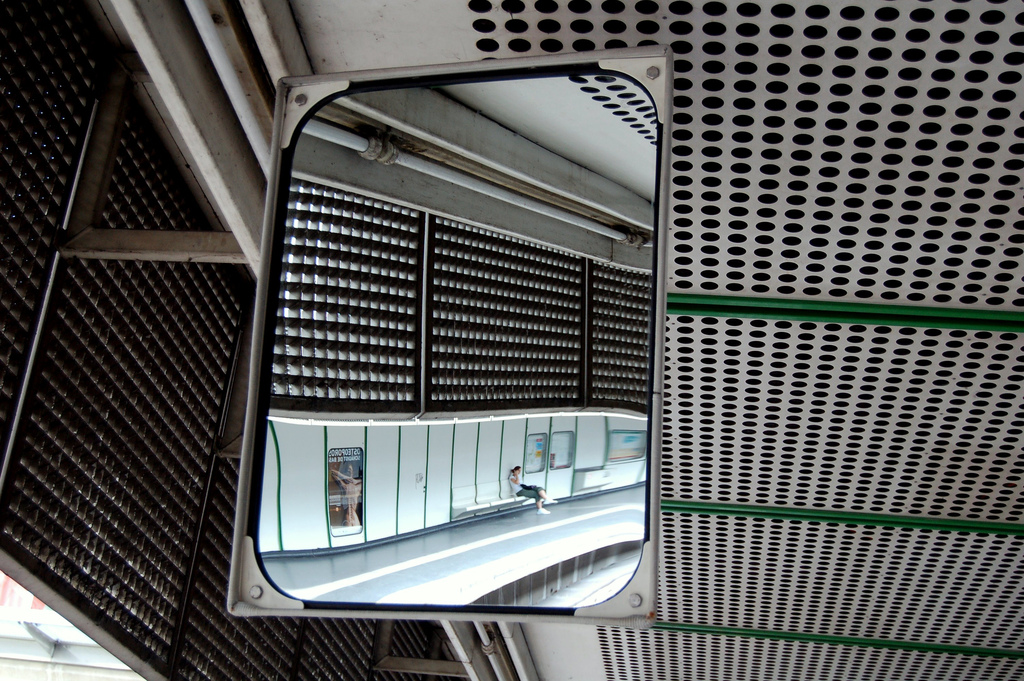
#> input picture liif/chosen_images/img004.png, 1024 x 681 px, found by its file name
$ python mark_image_region.py
#> lines starting #> are read from the running program, lines starting #| are printed output that depends on the picture
from PIL import Image, ImageDraw
import os

def mark_patch_with_box(input_path, center_x, center_y, patch_size_x, patch_size_y, output_folder, tag, width):
    # Open the image
#> called with center_x = 750, center_y = 500, patch_size_x = 200, patch_size_y = 200, output_folder = 'test_images', tag = '0000-test-crop-image', width = 7
    image = Image.open(input_path)
#> image is the input picture: PIL image 1024x681 RGB; mean R, G, B 85.8, 86.4, 84.8

    # Calculate the coordinates for cropping the patch
    left = center_x - patch_size_x // 2
    top = center_y - patch_size_y // 2
    right = left + patch_size_x
    bottom = top + patch_size_y

    # Draw a red rectangle around the patch
    draw = ImageDraw.Draw(image)
    draw.rectangle([left, top, right, bottom], outline="red", width=width)

    # Create the output folder if it doesn't exist
    if not os.path.exists(output_folder):
        os.makedirs(output_folder)

    # Save the modified image with the given tag
    output_path = os.path.join(output_folder, f"{tag}.png")
    image.save(output_path)
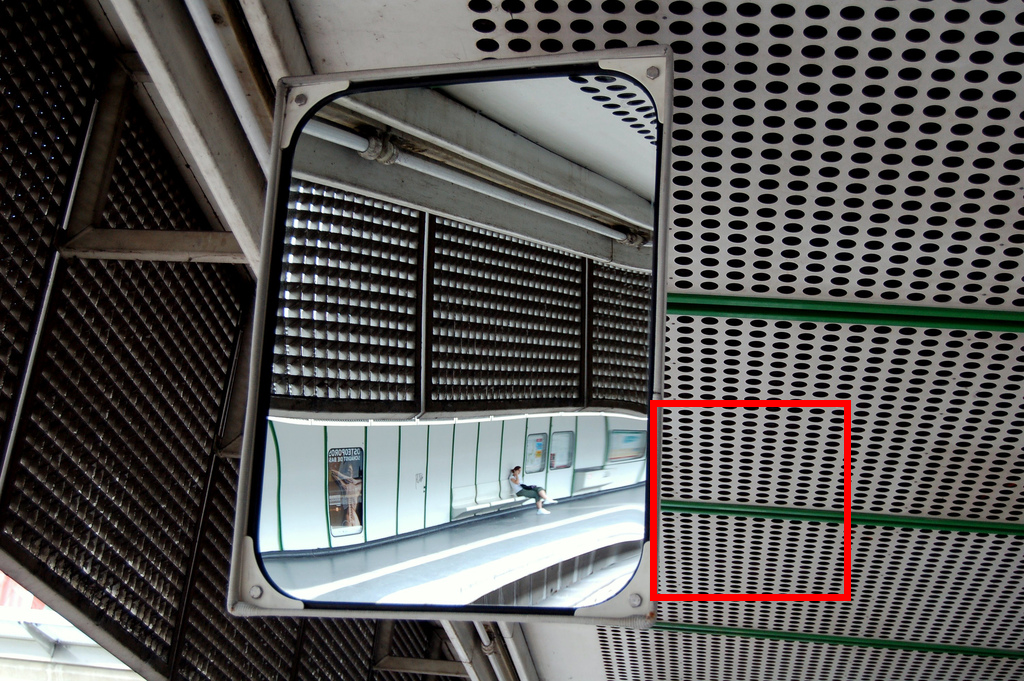
#> saved as 0000-test-crop-image.png: PIL image 1024x681 RGB; mean R, G, B 87, 85.6, 84

if __name__ == "__main__":
    # Example usage:
    #input_path = "../../../mngo_datasets/load/div2k/DIV2K_valid_HR/0821.png"
    input_path = "../../../mngo_datasets/load/benchmark/Urban100/HR/img004.png"
    # input_path = "test_images/compare_crops/001-manga109-x6-AkkeraKanjinchou-GT-big-crop.png"
    center_x = 750 # 1040 + 64# 128+32 #1660  # 550 # 528  # 360 + 64 #175
    center_y = 500 # 128 + 40 - 48 # 128 #815 # 1100 # 970 +128 # 64 # 860
    patch_size_x = 200 #128 #256 # 512 # 512 # 128 # 256
    patch_size_y = 200 #128 #256 # 512 # 512 # 128 # 256
    output_folder = "test_images"
    tag = "0000-test-crop-image"
    width=7

    mark_patch_with_box(input_path, center_x, center_y, patch_size_x, patch_size_y, output_folder, tag, width)

$ run again, with liif/chosen_images/img006.png copied over liif/chosen_images/img004.png
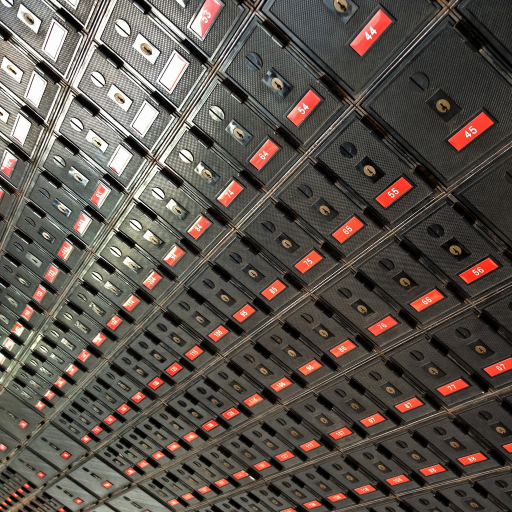
#> input picture liif/chosen_images/img006.png, 1024 x 1024 px, found by its file name (shown at 1/2 size)
#> in mark_patch_with_box, image is the input picture: PIL image 1024x1024 RGB; mean R, G, B 91.8, 83.4, 76.4
#> in mark_patch_with_box, `image.save(output_path)`:
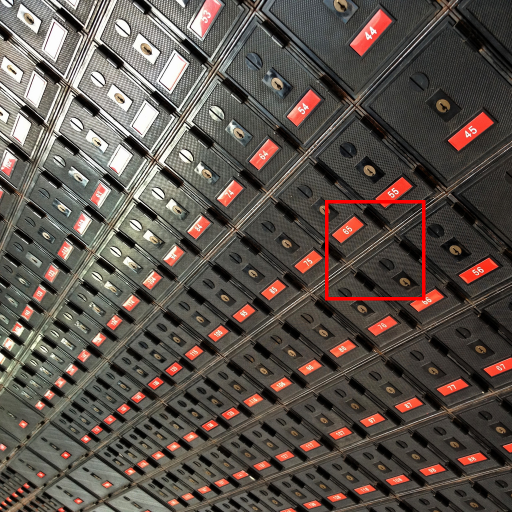
#> saved as 0000-test-crop-image.png: PIL image 1024x1024 RGB (shown at 1/2 size); mean R, G, B 92.8, 83.1, 76.1

$ run again, with liif/chosen_images/img020.png copied over liif/chosen_images/img004.png
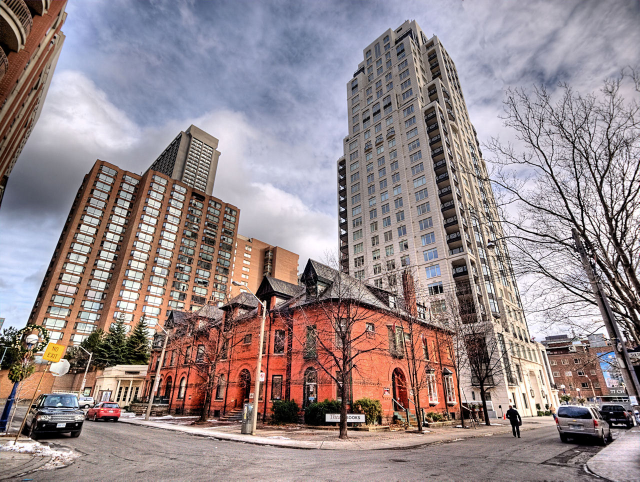
#> input picture liif/chosen_images/img020.png, 1280 x 963 px, found by its file name (shown at 1/2 size)
#> in mark_patch_with_box, image is the input picture: PIL image 1280x963 RGB; mean R, G, B 151.3, 137.1, 139.4
#> in mark_patch_with_box, `image.save(output_path)`:
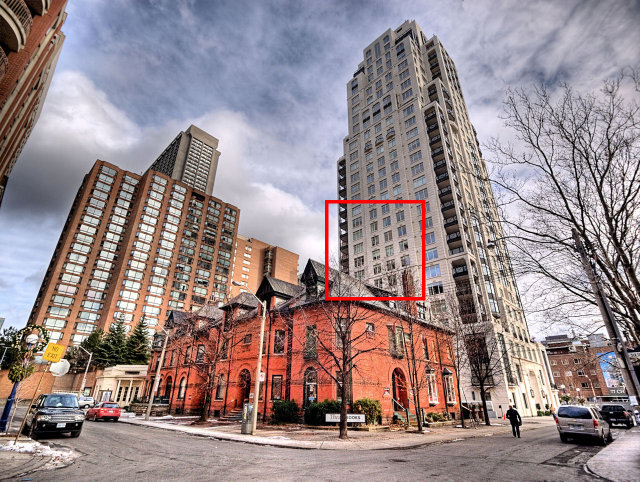
#> saved as 0000-test-crop-image.png: PIL image 1280x963 RGB (shown at 1/2 size); mean R, G, B 151.7, 136.5, 138.8

$ run again, with liif/chosen_images/img063.png copied over liif/chosen_images/img004.png
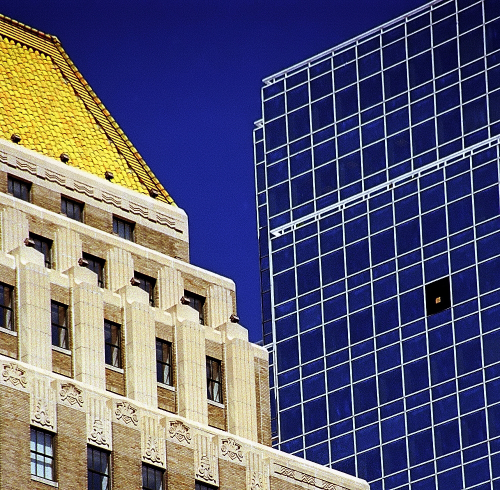
#> input picture liif/chosen_images/img063.png, 1000 x 980 px, found by its file name (shown at 1/2 size)
#> in mark_patch_with_box, image is the input picture: PIL image 1000x980 RGB; mean R, G, B 92.5, 91.2, 115.8
#> in mark_patch_with_box, `image.save(output_path)`:
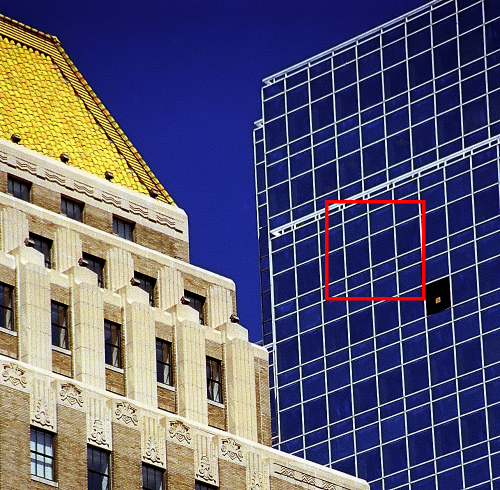
#> saved as 0000-test-crop-image.png: PIL image 1000x980 RGB (shown at 1/2 size); mean R, G, B 93.6, 90.9, 115.1
